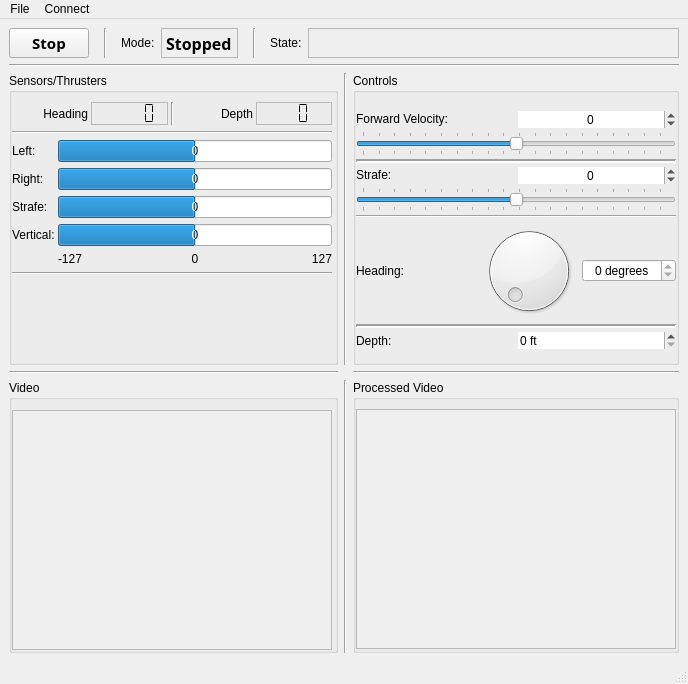
<?xml version="1.0" encoding="UTF-8"?>
<ui version="4.0">
 <author>Micah Boswell</author>
 <class>DashboardWindow</class>
 <widget class="QMainWindow" name="DashboardWindow">
  <property name="geometry">
   <rect>
    <x>0</x>
    <y>0</y>
    <width>685</width>
    <height>684</height>
   </rect>
  </property>
  <property name="sizePolicy">
   <sizepolicy hsizetype="Expanding" vsizetype="Expanding">
    <horstretch>0</horstretch>
    <verstretch>0</verstretch>
   </sizepolicy>
  </property>
  <property name="minimumSize">
   <size>
    <width>0</width>
    <height>0</height>
   </size>
  </property>
  <property name="maximumSize">
   <size>
    <width>10000</width>
    <height>10000</height>
   </size>
  </property>
  <property name="windowTitle">
   <string>AUVC Dashboard Lite V1.0b1</string>
  </property>
  <property name="windowIcon">
   <iconset>
    <normaloff>../images/logo_320_240.png</normaloff>../images/logo_320_240.png</iconset>
  </property>
  <property name="iconSize">
   <size>
    <width>24</width>
    <height>24</height>
   </size>
  </property>
  <property name="toolButtonStyle">
   <enum>Qt::ToolButtonIconOnly</enum>
  </property>
  <property name="unifiedTitleAndToolBarOnMac">
   <bool>true</bool>
  </property>
  <widget class="QWidget" name="dashboardWidget">
   <property name="enabled">
    <bool>true</bool>
   </property>
   <property name="sizePolicy">
    <sizepolicy hsizetype="Expanding" vsizetype="Expanding">
     <horstretch>0</horstretch>
     <verstretch>0</verstretch>
    </sizepolicy>
   </property>
   <layout class="QVBoxLayout" name="verticalLayout">
    <item>
     <widget class="QWidget" name="stateWidget" native="true">
      <layout class="QHBoxLayout" name="horizontalLayout_10">
       <property name="margin">
        <number>0</number>
       </property>
       <item>
        <widget class="QPushButton" name="stopButton">
         <property name="minimumSize">
          <size>
           <width>10</width>
           <height>0</height>
          </size>
         </property>
         <property name="font">
          <font>
           <family>Sans Serif</family>
           <pointsize>11</pointsize>
           <weight>75</weight>
           <bold>true</bold>
          </font>
         </property>
         <property name="text">
          <string>Stop</string>
         </property>
        </widget>
       </item>
       <item>
        <widget class="Line" name="line_13">
         <property name="sizePolicy">
          <sizepolicy hsizetype="Fixed" vsizetype="Minimum">
           <horstretch>0</horstretch>
           <verstretch>0</verstretch>
          </sizepolicy>
         </property>
         <property name="minimumSize">
          <size>
           <width>20</width>
           <height>0</height>
          </size>
         </property>
         <property name="lineWidth">
          <number>1</number>
         </property>
         <property name="orientation">
          <enum>Qt::Vertical</enum>
         </property>
        </widget>
       </item>
       <item>
        <widget class="QLabel" name="label_17">
         <property name="text">
          <string>Mode:</string>
         </property>
        </widget>
       </item>
       <item>
        <widget class="QLabel" name="controlStateLabel">
         <property name="font">
          <font>
           <family>Sans Serif</family>
           <pointsize>12</pointsize>
           <weight>75</weight>
           <bold>true</bold>
          </font>
         </property>
         <property name="frameShape">
          <enum>QFrame::StyledPanel</enum>
         </property>
         <property name="frameShadow">
          <enum>QFrame::Sunken</enum>
         </property>
         <property name="text">
          <string>Stopped</string>
         </property>
        </widget>
       </item>
       <item>
        <widget class="Line" name="line_2">
         <property name="sizePolicy">
          <sizepolicy hsizetype="Fixed" vsizetype="Minimum">
           <horstretch>0</horstretch>
           <verstretch>0</verstretch>
          </sizepolicy>
         </property>
         <property name="minimumSize">
          <size>
           <width>20</width>
           <height>0</height>
          </size>
         </property>
         <property name="lineWidth">
          <number>1</number>
         </property>
         <property name="orientation">
          <enum>Qt::Vertical</enum>
         </property>
        </widget>
       </item>
       <item>
        <widget class="QLabel" name="stateLabelLabel">
         <property name="text">
          <string>State:</string>
         </property>
        </widget>
       </item>
       <item>
        <widget class="QLabel" name="stateLabel">
         <property name="sizePolicy">
          <sizepolicy hsizetype="Expanding" vsizetype="Preferred">
           <horstretch>0</horstretch>
           <verstretch>0</verstretch>
          </sizepolicy>
         </property>
         <property name="minimumSize">
          <size>
           <width>150</width>
           <height>0</height>
          </size>
         </property>
         <property name="font">
          <font>
           <family>Sans Serif</family>
           <pointsize>12</pointsize>
           <weight>75</weight>
           <bold>true</bold>
          </font>
         </property>
         <property name="frameShape">
          <enum>QFrame::StyledPanel</enum>
         </property>
         <property name="frameShadow">
          <enum>QFrame::Sunken</enum>
         </property>
         <property name="text">
          <string/>
         </property>
        </widget>
       </item>
      </layout>
     </widget>
    </item>
    <item>
     <widget class="Line" name="line_5">
      <property name="orientation">
       <enum>Qt::Horizontal</enum>
      </property>
     </widget>
    </item>
    <item>
     <layout class="QGridLayout" name="mainLayout">
      <property name="topMargin">
       <number>0</number>
      </property>
      <item row="0" column="1">
       <widget class="QGroupBox" name="statusGroupBox">
        <property name="sizePolicy">
         <sizepolicy hsizetype="Expanding" vsizetype="Expanding">
          <horstretch>0</horstretch>
          <verstretch>0</verstretch>
         </sizepolicy>
        </property>
        <property name="minimumSize">
         <size>
          <width>0</width>
          <height>290</height>
         </size>
        </property>
        <property name="acceptDrops">
         <bool>true</bool>
        </property>
        <property name="title">
         <string>Sensors/Thrusters</string>
        </property>
        <property name="flat">
         <bool>false</bool>
        </property>
        <property name="checkable">
         <bool>false</bool>
        </property>
        <layout class="QVBoxLayout" name="verticalLayout_6">
         <property name="spacing">
          <number>6</number>
         </property>
         <property name="leftMargin">
          <number>0</number>
         </property>
         <property name="topMargin">
          <number>9</number>
         </property>
         <property name="rightMargin">
          <number>3</number>
         </property>
         <property name="bottomMargin">
          <number>0</number>
         </property>
         <item>
          <layout class="QHBoxLayout" name="horizontalLayout">
           <property name="spacing">
            <number>3</number>
           </property>
           <item>
            <widget class="QLabel" name="headingLabel">
             <property name="text">
              <string>Heading</string>
             </property>
             <property name="alignment">
              <set>Qt::AlignRight|Qt::AlignTrailing|Qt::AlignVCenter</set>
             </property>
            </widget>
           </item>
           <item>
            <widget class="QLCDNumber" name="headingLcdNumber">
             <property name="frameShape">
              <enum>QFrame::StyledPanel</enum>
             </property>
             <property name="frameShadow">
              <enum>QFrame::Sunken</enum>
             </property>
             <property name="segmentStyle">
              <enum>QLCDNumber::Flat</enum>
             </property>
            </widget>
           </item>
           <item>
            <widget class="Line" name="line_3">
             <property name="orientation">
              <enum>Qt::Vertical</enum>
             </property>
            </widget>
           </item>
           <item>
            <widget class="QLabel" name="depthLabel">
             <property name="text">
              <string>Depth</string>
             </property>
             <property name="alignment">
              <set>Qt::AlignRight|Qt::AlignTrailing|Qt::AlignVCenter</set>
             </property>
            </widget>
           </item>
           <item>
            <widget class="QLCDNumber" name="depthLcdNumber">
             <property name="frameShape">
              <enum>QFrame::StyledPanel</enum>
             </property>
             <property name="frameShadow">
              <enum>QFrame::Sunken</enum>
             </property>
             <property name="smallDecimalPoint">
              <bool>false</bool>
             </property>
             <property name="numDigits">
              <number>3</number>
             </property>
             <property name="segmentStyle">
              <enum>QLCDNumber::Flat</enum>
             </property>
             <property name="value" stdset="0">
              <double>0.000000000000000</double>
             </property>
            </widget>
           </item>
          </layout>
         </item>
         <item>
          <widget class="Line" name="line">
           <property name="orientation">
            <enum>Qt::Horizontal</enum>
           </property>
          </widget>
         </item>
         <item>
          <layout class="QFormLayout" name="thrusterStatusFormLayout">
           <property name="sizeConstraint">
            <enum>QLayout::SetMinimumSize</enum>
           </property>
           <property name="fieldGrowthPolicy">
            <enum>QFormLayout::AllNonFixedFieldsGrow</enum>
           </property>
           <property name="horizontalSpacing">
            <number>3</number>
           </property>
           <item row="1" column="0">
            <widget class="QLabel" name="label_12">
             <property name="text">
              <string>Left:</string>
             </property>
            </widget>
           </item>
           <item row="1" column="1">
            <widget class="QProgressBar" name="leftThrusterProgressBar">
             <property name="minimum">
              <number>-127</number>
             </property>
             <property name="maximum">
              <number>127</number>
             </property>
             <property name="value">
              <number>0</number>
             </property>
             <property name="alignment">
              <set>Qt::AlignCenter</set>
             </property>
             <property name="invertedAppearance">
              <bool>false</bool>
             </property>
             <property name="format">
              <string>%v</string>
             </property>
            </widget>
           </item>
           <item row="2" column="0">
            <widget class="QLabel" name="label_13">
             <property name="text">
              <string>Right:</string>
             </property>
            </widget>
           </item>
           <item row="2" column="1">
            <widget class="QProgressBar" name="rightThrusterProgressBar">
             <property name="minimum">
              <number>-127</number>
             </property>
             <property name="maximum">
              <number>127</number>
             </property>
             <property name="value">
              <number>0</number>
             </property>
             <property name="alignment">
              <set>Qt::AlignCenter</set>
             </property>
             <property name="format">
              <string>%v</string>
             </property>
            </widget>
           </item>
           <item row="3" column="0">
            <widget class="QLabel" name="strafeThrusterLabel">
             <property name="text">
              <string>Strafe:</string>
             </property>
            </widget>
           </item>
           <item row="3" column="1">
            <widget class="QProgressBar" name="strafeThrusterProgressBar">
             <property name="minimum">
              <number>-127</number>
             </property>
             <property name="maximum">
              <number>127</number>
             </property>
             <property name="value">
              <number>0</number>
             </property>
             <property name="alignment">
              <set>Qt::AlignCenter</set>
             </property>
             <property name="format">
              <string>%v</string>
             </property>
            </widget>
           </item>
           <item row="4" column="0">
            <widget class="QLabel" name="label_14">
             <property name="text">
              <string>Vertical:</string>
             </property>
            </widget>
           </item>
           <item row="4" column="1">
            <widget class="QProgressBar" name="vertThrusterProgressBar">
             <property name="minimum">
              <number>-127</number>
             </property>
             <property name="maximum">
              <number>127</number>
             </property>
             <property name="value">
              <number>0</number>
             </property>
             <property name="alignment">
              <set>Qt::AlignCenter</set>
             </property>
             <property name="format">
              <string>%v</string>
             </property>
            </widget>
           </item>
           <item row="5" column="1">
            <layout class="QHBoxLayout" name="horizontalLayout_4">
             <item>
              <widget class="QLabel" name="label_3">
               <property name="text">
                <string>-127</string>
               </property>
              </widget>
             </item>
             <item>
              <widget class="QLabel" name="label_2">
               <property name="text">
                <string>0</string>
               </property>
               <property name="alignment">
                <set>Qt::AlignCenter</set>
               </property>
              </widget>
             </item>
             <item>
              <widget class="QLabel" name="label">
               <property name="text">
                <string>127</string>
               </property>
               <property name="alignment">
                <set>Qt::AlignRight|Qt::AlignTrailing|Qt::AlignVCenter</set>
               </property>
              </widget>
             </item>
            </layout>
           </item>
          </layout>
         </item>
         <item>
          <widget class="Line" name="line_10">
           <property name="orientation">
            <enum>Qt::Horizontal</enum>
           </property>
          </widget>
         </item>
         <item>
          <spacer name="verticalSpacer_5">
           <property name="orientation">
            <enum>Qt::Vertical</enum>
           </property>
           <property name="sizeHint" stdset="0">
            <size>
             <width>20</width>
             <height>40</height>
            </size>
           </property>
          </spacer>
         </item>
        </layout>
       </widget>
      </item>
      <item row="2" column="1">
       <widget class="QGroupBox" name="groupBox_9">
        <property name="title">
         <string>Video</string>
        </property>
        <layout class="QVBoxLayout" name="verticalLayout_8">
         <property name="leftMargin">
          <number>0</number>
         </property>
         <property name="topMargin">
          <number>10</number>
         </property>
         <property name="rightMargin">
          <number>3</number>
         </property>
         <property name="bottomMargin">
          <number>0</number>
         </property>
         <item>
          <widget class="QLabel" name="videoLabel">
           <property name="sizePolicy">
            <sizepolicy hsizetype="Fixed" vsizetype="Fixed">
             <horstretch>0</horstretch>
             <verstretch>0</verstretch>
            </sizepolicy>
           </property>
           <property name="minimumSize">
            <size>
             <width>320</width>
             <height>240</height>
            </size>
           </property>
           <property name="maximumSize">
            <size>
             <width>320</width>
             <height>240</height>
            </size>
           </property>
           <property name="sizeIncrement">
            <size>
             <width>0</width>
             <height>0</height>
            </size>
           </property>
           <property name="toolTip">
            <string notr="true"/>
           </property>
           <property name="autoFillBackground">
            <bool>true</bool>
           </property>
           <property name="frameShape">
            <enum>QFrame::StyledPanel</enum>
           </property>
           <property name="frameShadow">
            <enum>QFrame::Sunken</enum>
           </property>
           <property name="lineWidth">
            <number>2</number>
           </property>
           <property name="text">
            <string/>
           </property>
           <property name="pixmap">
            <pixmap>../images/logo_320_240.png</pixmap>
           </property>
          </widget>
         </item>
        </layout>
       </widget>
      </item>
      <item row="2" column="3">
       <widget class="QGroupBox" name="groupBox_16">
        <property name="title">
         <string>Processed Video</string>
        </property>
        <layout class="QVBoxLayout" name="verticalLayout_12">
         <property name="spacing">
          <number>0</number>
         </property>
         <property name="leftMargin">
          <number>0</number>
         </property>
         <property name="rightMargin">
          <number>0</number>
         </property>
         <property name="bottomMargin">
          <number>0</number>
         </property>
         <item>
          <widget class="QLabel" name="bitVideoLabel">
           <property name="sizePolicy">
            <sizepolicy hsizetype="Fixed" vsizetype="Fixed">
             <horstretch>0</horstretch>
             <verstretch>0</verstretch>
            </sizepolicy>
           </property>
           <property name="minimumSize">
            <size>
             <width>320</width>
             <height>240</height>
            </size>
           </property>
           <property name="maximumSize">
            <size>
             <width>320</width>
             <height>240</height>
            </size>
           </property>
           <property name="toolTip">
            <string notr="true"/>
           </property>
           <property name="autoFillBackground">
            <bool>true</bool>
           </property>
           <property name="frameShape">
            <enum>QFrame::StyledPanel</enum>
           </property>
           <property name="frameShadow">
            <enum>QFrame::Sunken</enum>
           </property>
           <property name="lineWidth">
            <number>2</number>
           </property>
           <property name="text">
            <string/>
           </property>
           <property name="pixmap">
            <pixmap>../images/auv_rendering.png</pixmap>
           </property>
          </widget>
         </item>
        </layout>
       </widget>
      </item>
      <item row="0" column="3">
       <widget class="QGroupBox" name="controlGroupBox">
        <property name="enabled">
         <bool>true</bool>
        </property>
        <property name="sizePolicy">
         <sizepolicy hsizetype="Expanding" vsizetype="Expanding">
          <horstretch>0</horstretch>
          <verstretch>0</verstretch>
         </sizepolicy>
        </property>
        <property name="minimumSize">
         <size>
          <width>0</width>
          <height>200</height>
         </size>
        </property>
        <property name="maximumSize">
         <size>
          <width>16777215</width>
          <height>16777215</height>
         </size>
        </property>
        <property name="title">
         <string>Controls</string>
        </property>
        <property name="flat">
         <bool>false</bool>
        </property>
        <property name="checkable">
         <bool>false</bool>
        </property>
        <property name="checked">
         <bool>false</bool>
        </property>
        <layout class="QGridLayout" name="gridLayout">
         <property name="leftMargin">
          <number>0</number>
         </property>
         <property name="topMargin">
          <number>6</number>
         </property>
         <property name="rightMargin">
          <number>0</number>
         </property>
         <property name="bottomMargin">
          <number>0</number>
         </property>
         <item row="0" column="0">
          <layout class="QVBoxLayout" name="desiredHeadingSpeedVerticalLayout">
           <property name="spacing">
            <number>3</number>
           </property>
           <item>
            <layout class="QHBoxLayout" name="horizontalLayout_2">
             <property name="sizeConstraint">
              <enum>QLayout::SetNoConstraint</enum>
             </property>
             <item>
              <widget class="QLabel" name="desiredSpeedLabel">
               <property name="sizePolicy">
                <sizepolicy hsizetype="Preferred" vsizetype="Fixed">
                 <horstretch>0</horstretch>
                 <verstretch>0</verstretch>
                </sizepolicy>
               </property>
               <property name="text">
                <string>Forward Velocity:</string>
               </property>
               <property name="buddy">
                <cstring>desiredSpeedSlider</cstring>
               </property>
              </widget>
             </item>
             <item>
              <widget class="QSpinBox" name="desiredSpeedSpinBox">
               <property name="frame">
                <bool>false</bool>
               </property>
               <property name="alignment">
                <set>Qt::AlignCenter</set>
               </property>
               <property name="minimum">
                <number>-127</number>
               </property>
               <property name="maximum">
                <number>127</number>
               </property>
               <property name="singleStep">
                <number>5</number>
               </property>
              </widget>
             </item>
            </layout>
           </item>
           <item>
            <widget class="QSlider" name="desiredSpeedSlider">
             <property name="sizePolicy">
              <sizepolicy hsizetype="MinimumExpanding" vsizetype="Fixed">
               <horstretch>0</horstretch>
               <verstretch>0</verstretch>
              </sizepolicy>
             </property>
             <property name="cursor">
              <cursorShape>SizeHorCursor</cursorShape>
             </property>
             <property name="toolTip">
              <string>Go Faster!</string>
             </property>
             <property name="minimum">
              <number>-127</number>
             </property>
             <property name="maximum">
              <number>127</number>
             </property>
             <property name="singleStep">
              <number>10</number>
             </property>
             <property name="pageStep">
              <number>20</number>
             </property>
             <property name="orientation">
              <enum>Qt::Horizontal</enum>
             </property>
             <property name="invertedAppearance">
              <bool>false</bool>
             </property>
             <property name="tickPosition">
              <enum>QSlider::TicksBothSides</enum>
             </property>
             <property name="tickInterval">
              <number>13</number>
             </property>
            </widget>
           </item>
           <item>
            <widget class="Line" name="line_7">
             <property name="minimumSize">
              <size>
               <width>0</width>
               <height>5</height>
              </size>
             </property>
             <property name="lineWidth">
              <number>2</number>
             </property>
             <property name="orientation">
              <enum>Qt::Horizontal</enum>
             </property>
            </widget>
           </item>
           <item>
            <layout class="QHBoxLayout" name="horizontalLayout_14">
             <property name="spacing">
              <number>3</number>
             </property>
             <item>
              <widget class="QLabel" name="label_28">
               <property name="sizePolicy">
                <sizepolicy hsizetype="Preferred" vsizetype="Fixed">
                 <horstretch>0</horstretch>
                 <verstretch>0</verstretch>
                </sizepolicy>
               </property>
               <property name="text">
                <string>Strafe:</string>
               </property>
               <property name="buddy">
                <cstring>desiredStrafeSlider</cstring>
               </property>
              </widget>
             </item>
             <item>
              <widget class="QSpinBox" name="desiredStrafeSpinBox">
               <property name="frame">
                <bool>false</bool>
               </property>
               <property name="alignment">
                <set>Qt::AlignCenter</set>
               </property>
               <property name="minimum">
                <number>-127</number>
               </property>
               <property name="maximum">
                <number>127</number>
               </property>
               <property name="singleStep">
                <number>5</number>
               </property>
              </widget>
             </item>
            </layout>
           </item>
           <item>
            <widget class="QSlider" name="desiredStrafeSlider">
             <property name="minimum">
              <number>-127</number>
             </property>
             <property name="maximum">
              <number>127</number>
             </property>
             <property name="singleStep">
              <number>10</number>
             </property>
             <property name="pageStep">
              <number>20</number>
             </property>
             <property name="orientation">
              <enum>Qt::Horizontal</enum>
             </property>
             <property name="tickPosition">
              <enum>QSlider::TicksBothSides</enum>
             </property>
             <property name="tickInterval">
              <number>13</number>
             </property>
            </widget>
           </item>
           <item>
            <widget class="Line" name="line_4">
             <property name="orientation">
              <enum>Qt::Horizontal</enum>
             </property>
            </widget>
           </item>
           <item>
            <layout class="QHBoxLayout" name="horizontalLayout_17">
             <item>
              <widget class="QLabel" name="desiredHeadingLabel">
               <property name="sizePolicy">
                <sizepolicy hsizetype="Expanding" vsizetype="Fixed">
                 <horstretch>0</horstretch>
                 <verstretch>0</verstretch>
                </sizepolicy>
               </property>
               <property name="text">
                <string>Heading:</string>
               </property>
               <property name="buddy">
                <cstring>desiredHeadingDial</cstring>
               </property>
              </widget>
             </item>
             <item>
              <widget class="QDial" name="desiredHeadingDial">
               <property name="sizePolicy">
                <sizepolicy hsizetype="Expanding" vsizetype="Expanding">
                 <horstretch>0</horstretch>
                 <verstretch>0</verstretch>
                </sizepolicy>
               </property>
               <property name="minimumSize">
                <size>
                 <width>10</width>
                 <height>10</height>
                </size>
               </property>
               <property name="maximumSize">
                <size>
                 <width>100</width>
                 <height>100</height>
                </size>
               </property>
               <property name="sizeIncrement">
                <size>
                 <width>0</width>
                 <height>0</height>
                </size>
               </property>
               <property name="minimum">
                <number>0</number>
               </property>
               <property name="maximum">
                <number>360</number>
               </property>
               <property name="singleStep">
                <number>15</number>
               </property>
               <property name="pageStep">
                <number>45</number>
               </property>
               <property name="sliderPosition">
                <number>0</number>
               </property>
               <property name="orientation">
                <enum>Qt::Vertical</enum>
               </property>
               <property name="invertedAppearance">
                <bool>false</bool>
               </property>
               <property name="invertedControls">
                <bool>false</bool>
               </property>
              </widget>
             </item>
             <item>
              <widget class="QSpinBox" name="desiredHeadingSpinBox">
               <property name="wrapping">
                <bool>true</bool>
               </property>
               <property name="frame">
                <bool>true</bool>
               </property>
               <property name="alignment">
                <set>Qt::AlignCenter</set>
               </property>
               <property name="readOnly">
                <bool>true</bool>
               </property>
               <property name="buttonSymbols">
                <enum>QAbstractSpinBox::UpDownArrows</enum>
               </property>
               <property name="suffix">
                <string> degrees</string>
               </property>
               <property name="minimum">
                <number>0</number>
               </property>
               <property name="maximum">
                <number>360</number>
               </property>
               <property name="singleStep">
                <number>5</number>
               </property>
              </widget>
             </item>
            </layout>
           </item>
           <item>
            <widget class="Line" name="line_6">
             <property name="minimumSize">
              <size>
               <width>0</width>
               <height>5</height>
              </size>
             </property>
             <property name="lineWidth">
              <number>2</number>
             </property>
             <property name="orientation">
              <enum>Qt::Horizontal</enum>
             </property>
            </widget>
           </item>
           <item>
            <layout class="QHBoxLayout" name="horizontalLayout_3">
             <property name="topMargin">
              <number>0</number>
             </property>
             <item>
              <widget class="QLabel" name="desiredDepthLabel">
               <property name="sizePolicy">
                <sizepolicy hsizetype="Expanding" vsizetype="Preferred">
                 <horstretch>0</horstretch>
                 <verstretch>0</verstretch>
                </sizepolicy>
               </property>
               <property name="maximumSize">
                <size>
                 <width>10000</width>
                 <height>16777215</height>
                </size>
               </property>
               <property name="text">
                <string>Depth:</string>
               </property>
               <property name="buddy">
                <cstring>desiredDepthSpinBox</cstring>
               </property>
              </widget>
             </item>
             <item>
              <widget class="QSpinBox" name="desiredDepthSpinBox">
               <property name="sizePolicy">
                <sizepolicy hsizetype="Expanding" vsizetype="Fixed">
                 <horstretch>0</horstretch>
                 <verstretch>0</verstretch>
                </sizepolicy>
               </property>
               <property name="maximumSize">
                <size>
                 <width>10000</width>
                 <height>16777215</height>
                </size>
               </property>
               <property name="frame">
                <bool>false</bool>
               </property>
               <property name="suffix">
                <string> ft</string>
               </property>
               <property name="maximum">
                <number>18</number>
               </property>
              </widget>
             </item>
            </layout>
           </item>
          </layout>
         </item>
        </layout>
       </widget>
      </item>
      <item row="0" column="2">
       <widget class="Line" name="line_8">
        <property name="orientation">
         <enum>Qt::Vertical</enum>
        </property>
       </widget>
      </item>
      <item row="2" column="2">
       <widget class="Line" name="line_9">
        <property name="orientation">
         <enum>Qt::Vertical</enum>
        </property>
       </widget>
      </item>
      <item row="1" column="1">
       <widget class="Line" name="line_11">
        <property name="orientation">
         <enum>Qt::Horizontal</enum>
        </property>
       </widget>
      </item>
      <item row="1" column="3">
       <widget class="Line" name="line_12">
        <property name="orientation">
         <enum>Qt::Horizontal</enum>
        </property>
       </widget>
      </item>
     </layout>
    </item>
   </layout>
  </widget>
  <widget class="QStatusBar" name="statusbar"/>
  <widget class="QMenuBar" name="menuBar">
   <property name="geometry">
    <rect>
     <x>0</x>
     <y>0</y>
     <width>685</width>
     <height>27</height>
    </rect>
   </property>
   <widget class="QMenu" name="menuFile">
    <property name="title">
     <string>File</string>
    </property>
    <addaction name="actionQuit"/>
    <addaction name="separator"/>
   </widget>
   <widget class="QMenu" name="menuConnect">
    <property name="title">
     <string>Connect</string>
    </property>
    <addaction name="actionReconnect"/>
    <addaction name="actionConnect_To"/>
   </widget>
   <addaction name="menuFile"/>
   <addaction name="menuConnect"/>
  </widget>
  <action name="actionQuit">
   <property name="checkable">
    <bool>false</bool>
   </property>
   <property name="text">
    <string>Quit</string>
   </property>
  </action>
  <action name="actionGo">
   <property name="text">
    <string>Go</string>
   </property>
  </action>
  <action name="actionStop">
   <property name="text">
    <string>Stop</string>
   </property>
  </action>
  <action name="actionKill">
   <property name="text">
    <string>Kill</string>
   </property>
  </action>
  <action name="actionLogData">
   <property name="checkable">
    <bool>true</bool>
   </property>
   <property name="text">
    <string>Log Data</string>
   </property>
  </action>
  <action name="actionReset">
   <property name="text">
    <string>Reset</string>
   </property>
  </action>
  <action name="actionRecord_Video">
   <property name="checkable">
    <bool>true</bool>
   </property>
   <property name="text">
    <string>Record Video</string>
   </property>
  </action>
  <action name="actionTurn_Off_AUV">
   <property name="text">
    <string>Turn Off AUV</string>
   </property>
   <property name="toolTip">
    <string>Don't hit this one by accident!</string>
   </property>
  </action>
  <action name="actionReconnect">
   <property name="text">
    <string>Reconnect</string>
   </property>
   <property name="toolTip">
    <string>If the AUV data doesn't show up the first time, use this.</string>
   </property>
  </action>
  <action name="actionBroadcast_Data">
   <property name="text">
    <string>Broadcast Data</string>
   </property>
   <property name="toolTip">
    <string>If other computers need to see AUV data, click this.</string>
   </property>
  </action>
  <action name="actionConnect_To">
   <property name="text">
    <string>Connect To IP</string>
   </property>
   <property name="toolTip">
    <string>Specify the ip address of the AUV</string>
   </property>
  </action>
  <action name="actionConnect_to_LocalHost">
   <property name="text">
    <string>Connect to LocalHost</string>
   </property>
   <property name="toolTip">
    <string>Connect to this computer</string>
   </property>
  </action>
  <action name="actionLoad_Parameters">
   <property name="text">
    <string>Load Parameters</string>
   </property>
   <property name="toolTip">
    <string>Load Parameters from a file</string>
   </property>
  </action>
  <action name="actionSave_Parameters">
   <property name="text">
    <string>Save Parameters</string>
   </property>
   <property name="toolTip">
    <string>Save parameters to a file</string>
   </property>
  </action>
 </widget>
 <tabstops>
  <tabstop>stopButton</tabstop>
  <tabstop>desiredHeadingDial</tabstop>
  <tabstop>desiredHeadingSpinBox</tabstop>
  <tabstop>desiredSpeedSlider</tabstop>
  <tabstop>desiredSpeedSpinBox</tabstop>
  <tabstop>desiredStrafeSlider</tabstop>
  <tabstop>desiredStrafeSpinBox</tabstop>
 </tabstops>
 <resources/>
 <connections/>
</ui>
